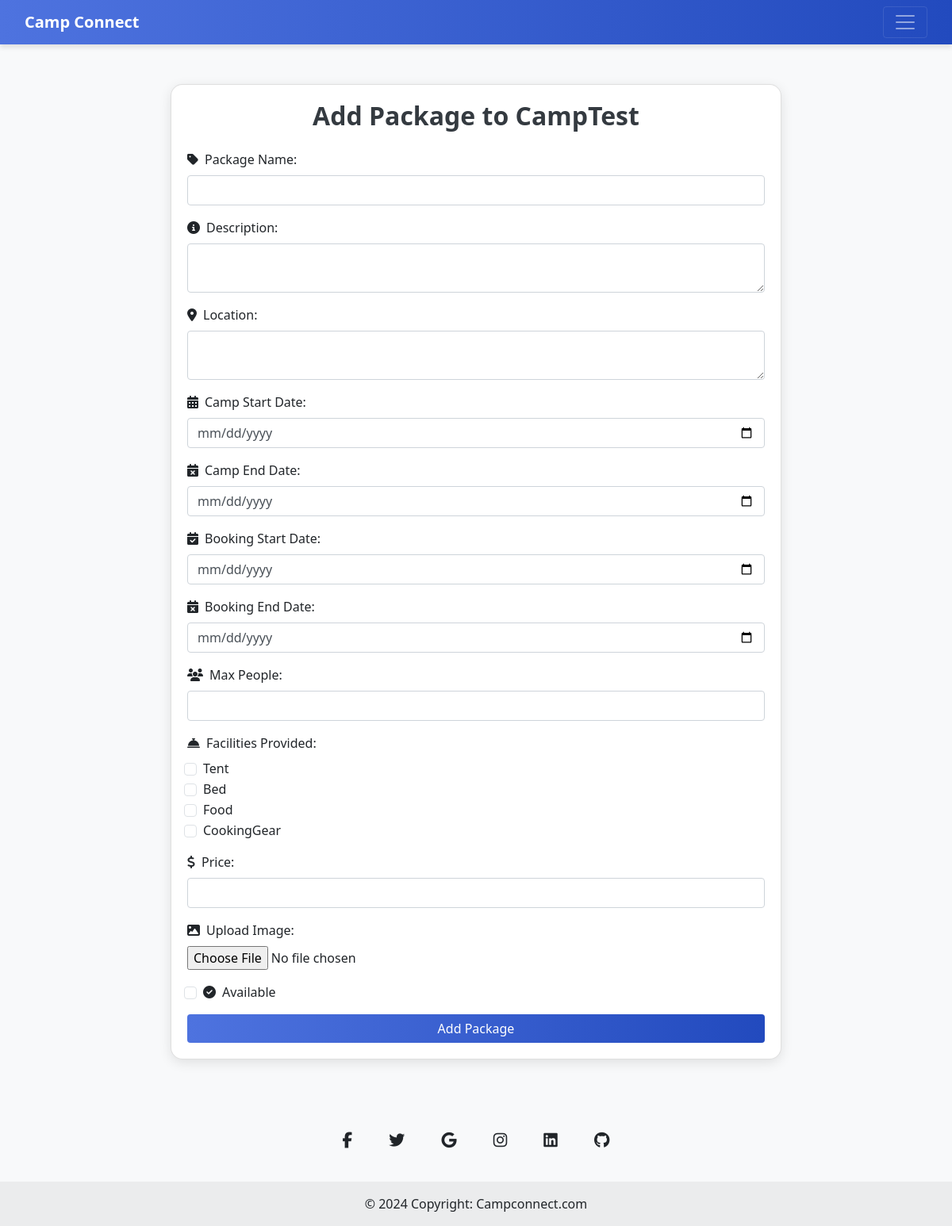
/Camp/add_package/ (signed in), run on the app's committed database.
### Camp/models.py (models this page shows)
class Camp(models.Model):
    camp_name = models.CharField(max_length=150)
    email = models.EmailField(unique=True)
    phone_number = models.CharField(max_length=15)
    camp_regno = models.CharField(max_length=100, unique=True)
    camp_provider_name = models.CharField(max_length=150)
    password = models.CharField(max_length=100)
    date_registered = models.DateTimeField(auto_now_add=True)
    vstatus=models.IntegerField(default=0)

class CampFacility(models.Model):
    CAMP_ITEM_CHOICES = [
        ('Bed', 'Bed'),
        ('Tent', 'Tent'),
        ('Food', 'Food'),
        ('Stool', 'Stool'),
        ('SleepingBag', 'Sleeping Bag'),
        ('Lantern', 'Lantern'),
        ('CampFire', 'Camp Fire'),
        ('FirstAid', 'First Aid Kit'),
        ('CookingGear', 'Cooking Gear'),
        ('Water', 'Water Supply'),
    ]
    facility_name = models.CharField(max_length=100, choices=CAMP_ITEM_CHOICES)
    quantity_available = models.PositiveIntegerField(default=0)
    price_per_item = models.DecimalField(max_digits=10, decimal_places=2, default=0.00)
    description = models.TextField(blank=True, null=True)
    camp = models.ForeignKey('Camp', on_delete=models.CASCADE, related_name='facilities')

### Camp/views.py (the view, shortened to what this page needs)
# urls.py: path('add_package/', views.add_package, name='add_package'),
def add_package(request):
    camp_id = request.session.get('Cid')
    if not camp_id:
        messages.error(request, "Camp not logged in.")
        return redirect('User:Index')
    camp = get_object_or_404(Camp, id=camp_id)
    facilities = CampFacility.objects.filter(camp=camp)
    return render(request, 'Camp/Add_package.html', {'camp': camp, 'facilities': facilities})

### Camp/templates/Camp/Add_package.html (shortened to what this page needs)
{% extends "Camp/base.html"%}
{% block navbar%}
<!DOCTYPE html>
<html lang="en">
<head>
    <link href="https://stackpath.bootstrapcdn.com/bootstrap/4.5.2/css/bootstrap.min.css" rel="stylesheet">
</head>
<body>
    <div class="container">
        <div class="row justify-content-center align-items-center min-vh-100">
            <div class="col-md-12">
                <div class="card">
                    <div class="card-body">
                        <h2 class="text-center mb-4"><b>Add Package to {{ camp.camp_name }}</b></h2>
                        <form method="post" enctype="multipart/form-data">
                            <div class="form-group">
                                <label for="package_name">
                                    <i class="fas fa-tag me-2"></i>Package Name:
                                </label>
                                <input type="text" class="form-control" id="package_name" name="package_name" required>
                            </div>
                            <div class="form-group">
                                <label for="description">
                                    <i class="fas fa-info-circle me-2"></i>Description:
                                </label>
                                <textarea class="form-control" id="description" name="description" required></textarea>
                            </div>
                            <div class="form-group">
                                <label for="location">
                                    <i class="fas fa-map-marker-alt me-2"></i>Location:
                                </label>
                                <textarea class="form-control" id="location" name="location" required></textarea>
                            </div>
                            <div class="form-group">
                                <label for="camp_start_date">
                                    <i class="fas fa-calendar-alt me-2"></i>Camp Start Date:
                                </label>
                                <input type="date" class="form-control" id="camp_start_date" name="camp_start_date"
                                    required>
                            </div>
                            <div class="form-group">
                                <label for="camp_end_date">
                                    <i class="fas fa-calendar-times me-2"></i>Camp End Date:
                                </label>
                                <input type="date" class="form-control" id="camp_end_date" name="camp_end_date"
                                    required>
                            </div>
                            <div class="form-group">
                                <label for="booking_start_date">
                                    <i class="fas fa-calendar-check me-2"></i>Booking Start Date:
                                </label>
                                <input type="date" class="form-control" id="booking_start_date"
                                    name="booking_start_date" required>
                            </div>
                            <div class="form-group">
                                <label for="booking_end_date">
                                    <i class="fas fa-calendar-times me-2"></i>Booking End Date:
                                </label>
                                <input type="date" class="form-control" id="booking_end_date" name="booking_end_date"
                                    required>
                            </div>
                            <div class="form-group">
                                <label for="max_people">
                                    <i class="fas fa-users me-2"></i>Max People:
                                </label>
                                <input type="number" class="form-control" id="max_people" name="max_people" required>
                            </div>
                            <div class="form-group">
                                <label for="facilities">
                                    <i class="fas fa-concierge-bell me-2"></i>Facilities Provided:
                                </label><br>
                                {% for facility in facilities %}
                                <div class="form-check">
                                    <input type="checkbox" class="form-check-input" id="facility_{{ facility.id }}"
                                        name="facilities" value="{{ facility.id }}">
                                    <label class="form-check-label" for="facility_{{ facility.id }}">{{facility.facility_name }}</label>
                                </div>
                                {% endfor %}
                            </div>
                            <div class="form-group">
                                <label for="price">
                                    <i class="fas fa-dollar-sign me-2"></i>Price:
                                </label>
                                <input type="number" class="form-control" id="price" name="price" step="0.01" required>
                            </div>
                            <div class="form-group">
                                <label for="image">
                                    <i class="fas fa-image me-2"></i>Upload Image:
                                </label>
                                <input type="file" class="form-control-file" id="image" name="image">
                            </div>
                            <div class="form-group form-check">
                                <input type="checkbox" class="form-check-input" id="availability" name="availability">
                                <label class="form-check-label" for="availability">
                                    <i class="fas fa-check-circle me-2"></i>Available
                                </label>
                            </div>
                            <button type="submit" class="btn btn-primary btn-block">Add Package</button>
                        </form>
                    </div>
                </div>
            </div>
        </div>
    </div>
<footer class="text-center bg-body-tertiary">
<div class="container pt-4">
  <section class="mb-4">
    <a
      data-mdb-ripple-init
      class="btn btn-link btn-floating btn-lg text-body m-1"
      href="#!"
      role="button"
      data-mdb-ripple-color="dark"
      ><i class="fab fa-facebook-f"></i
    ></a>
    <a
      data-mdb-ripple-init
      class="btn btn-link btn-floating btn-lg text-body m-1"
      href="#!"
      role="button"
      data-mdb-ripple-color="dark"
      ><i class="fab fa-twitter"></i
    ></a>
    <a
      data-mdb-ripple-init
      class="btn btn-link btn-floating btn-lg text-body m-1"
      href="#!"
      role="button"
      data-mdb-ripple-color="dark"
      ><i class="fab fa-google"></i
    ></a>
    <a
      data-mdb-ripple-init
      class="btn btn-link btn-floating btn-lg text-body m-1"
      href="#!"
      role="button"
      data-mdb-ripple-color="dark"
      ><i class="fab fa-instagram"></i
    ></a>
    <a
      data-mdb-ripple-init
      class="btn btn-link btn-floating btn-lg text-body m-1"
      href="#!"
      role="button"
      data-mdb-ripple-color="dark"
      ><i class="fab fa-linkedin"></i
    ></a>
    <a
      data-mdb-ripple-init
      class="btn btn-link btn-floating btn-lg text-body m-1"
      href="#!"
      role="button"
      data-mdb-ripple-color="dark"
      ><i class="fab fa-github"></i
    ></a>
  </section>
</div>
<div class="text-center p-3" style="background-color: rgba(0, 0, 0, 0.05);">
  © 2024 Copyright:
  <a class="text-body" href="www.campconnect.com">Campconnect.com</a>
</div>
</footer>
</body>
</html>{% endblock navbar%}

### Camp/templates/Camp/base.html (style rules this page uses)
body { background-color: #f8f9fa; font-family: 'Segoe UI', Tahoma, Geneva, Verdana, sans-serif; }

### Camp/templates/Camp/Add_package.html (style rules this page uses)
body { background-color: #f8f9fa; font-family: 'Segoe UI', Tahoma, Geneva, Verdana, sans-serif; }
.container { max-width: 800px; margin-top: 50px; }
.card { border-radius: 15px; box-shadow: 0 4px 15px rgba(0, 0, 0, 0.1); }
h2 { color: #343a40; }
.btn-primary { background: linear-gradient(to right, #4e73df, #224abe); border: none; transition: background 0.3s ease; }

### data on the page
Camp: camp_name "CampTest"
CampFacility: facility_name "Tent"
CampFacility: facility_name "Bed"
CampFacility: facility_name "Food"
CampFacility: facility_name "CookingGear"
